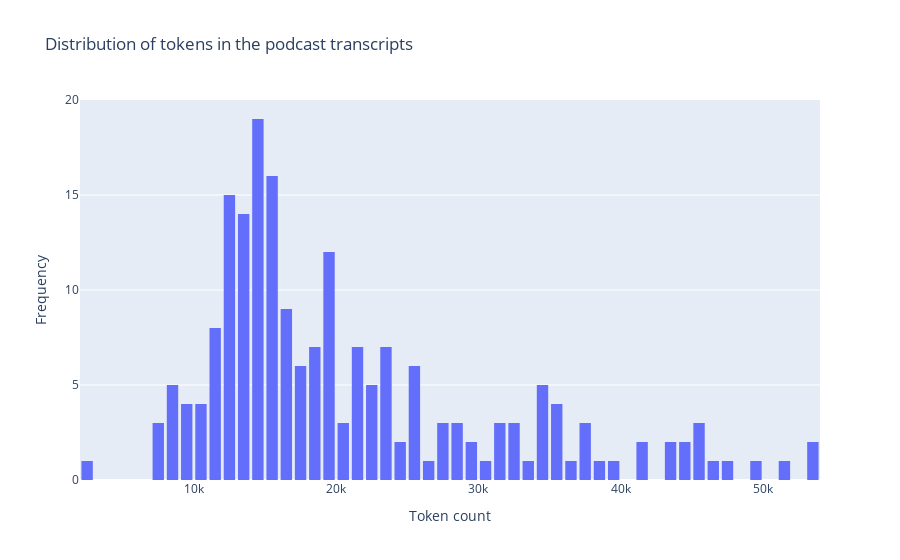

Write notebook code for a chart like this one.
### Code cell
# Create a histogram of the token count distribution using Plotly
fig = px.histogram(
    podcasts_clean,
    x="tokens",
    nbins=100,  
    title="Distribution of tokens in the podcast transcripts",
    labels={"tokens": "Token count"},
)

# Customize the layout
fig.update_layout(
    xaxis_title="Token count",
    yaxis_title="Frequency",
    bargap=0.2,
)

# Show the plot
fig.show()

### Figure 1 — Plotly figure (JSON) as saved in the notebook; plotly's stock layout.template omitted (floating-point values rounded to 4 significant figures; data arrays with more than 128 entries replaced by an {"elided": "..."} marker saying what was removed)
{"data": [{"alignmentgroup": "True", "bingroup": "x", "hovertemplate": "Token count=%{x}<br>count=%{y}<extra></extra>", "legendgroup": "", "marker": {"color": "#636efa", "pattern": {"shape": ""}}, "name": "", "nbinsx": 100, "offsetgroup": "", "orientation": "v", "showlegend": false, "type": "histogram", "x": {"elided": "200 int values"}, "xaxis": "x", "yaxis": "y"}], "layout": {"bargap": 0.2, "barmode": "relative", "legend": {"tracegroupgap": 0}, "title": {"text": "Distribution of tokens in the podcast transcripts"}, "xaxis": {"anchor": "y", "domain": [0, 1], "title": {"text": "Token count"}}, "yaxis": {"anchor": "x", "domain": [0, 1], "title": {"text": "Frequency"}}}}
